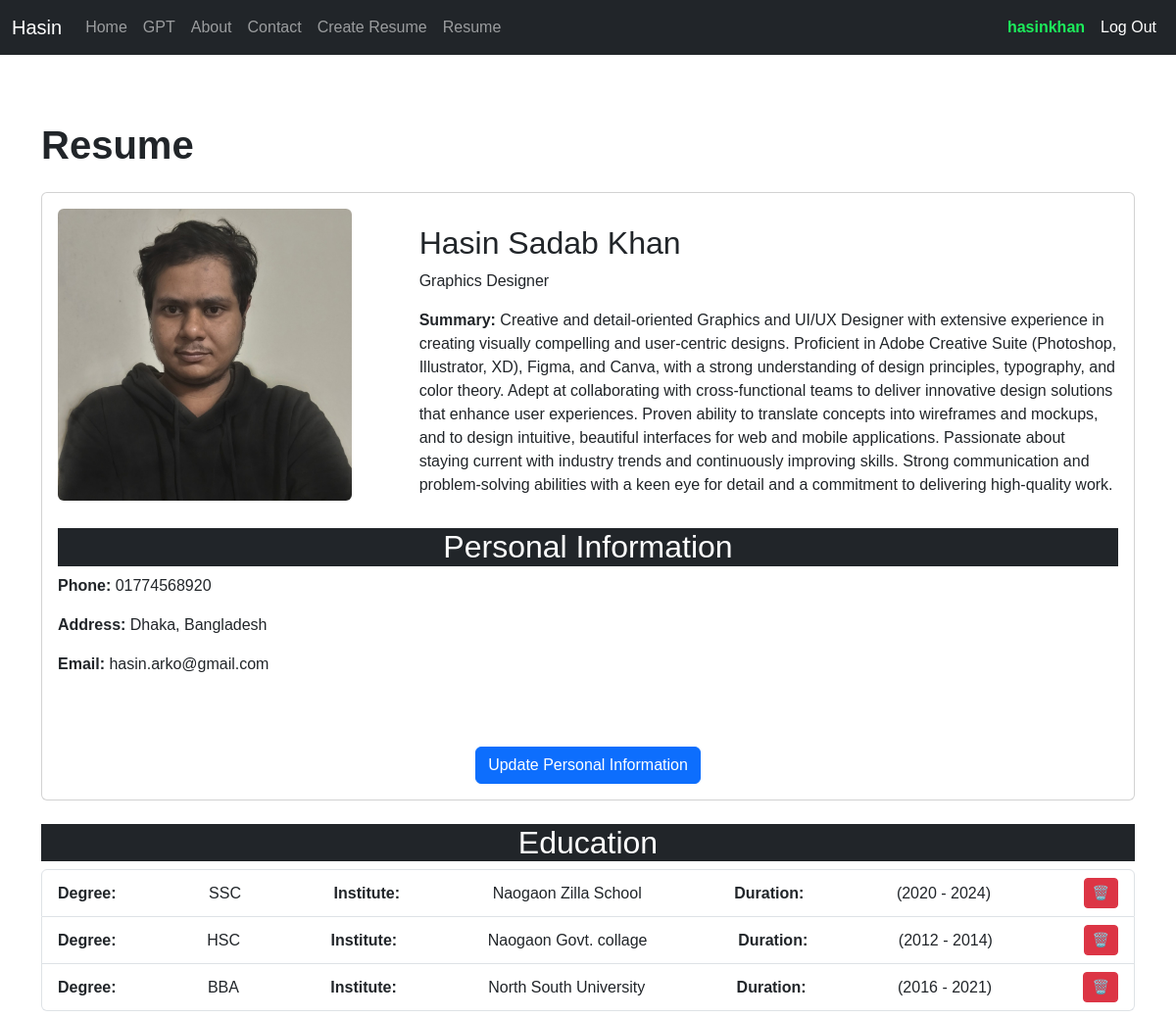
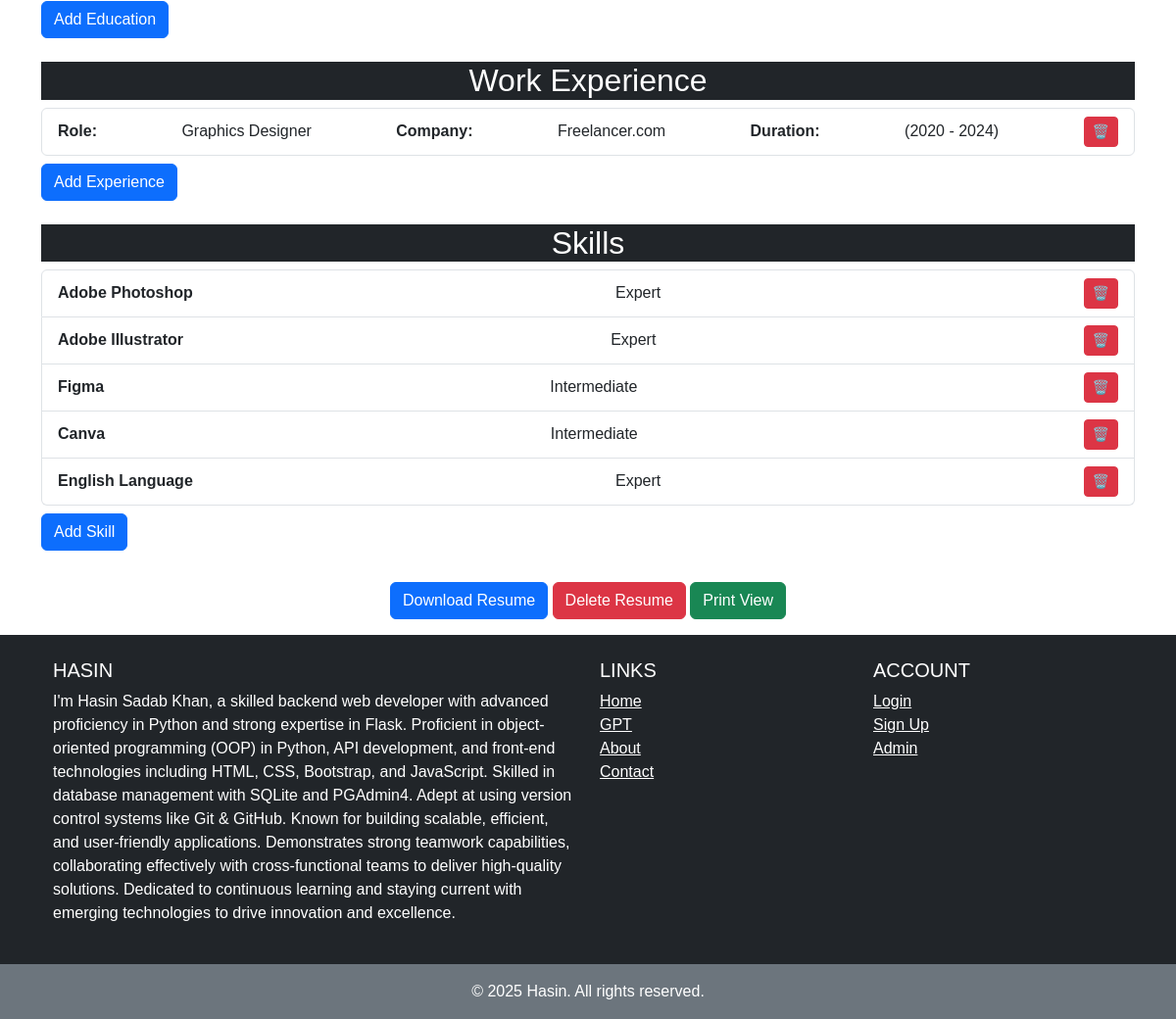
The app's page /resume_builder/resume/Arko Khan/ (signed in) with its own data (2 pictures, top to bottom).
### resume_builder/models.py (models this page shows, shortened)
class ResumeHead(models.Model):
    user = models.ForeignKey(User, on_delete=models.CASCADE)
    name = models.CharField(max_length=100)
    occupation = models.CharField(max_length=100, blank=True)
    dob = models.DateField()
    image = models.ImageField(upload_to='profile_pics', blank=True)
    summary = models.TextField()
    address = models.CharField(max_length=100)
    phone = models.CharField(max_length=20)

class ResumeEducation(models.Model):
    resume = models.ForeignKey(ResumeHead, on_delete=models.CASCADE)
    degree = models.CharField(max_length=100)
    institute = models.CharField(max_length=100)
    start_year = models.IntegerField()
    end_year = models.IntegerField()

class ResumeExperience(models.Model):
    resume = models.ForeignKey(ResumeHead, on_delete=models.CASCADE)
    title = models.CharField(max_length=100)
    company = models.CharField(max_length=100)
    start_year = models.IntegerField()
    end_year = models.IntegerField()

class ResumeSkill(models.Model):
    SKILL_LEVEL = (
        ('Beginner', 'Beginner'),
        ('Intermediate', 'Intermediate'),
        ('Expert', 'Expert')
    )
    resume = models.ForeignKey(ResumeHead, on_delete=models.CASCADE)
    skill = models.CharField(max_length=100)
    level = models.CharField(max_length=100, choices=SKILL_LEVEL, default='Beginner')

### resume_builder/views.py (the view)
# urls.py: path("resume/<str:username>/", resume, name="resume"),
def resume(request, username):
    try:
        user = User.objects.get(username=username)
        cv = ResumeHead.objects.get(user=user)
        education = ResumeEducation.objects.filter(resume=cv)
        experience = ResumeExperience.objects.filter(resume=cv)
        skills = ResumeSkill.objects.filter(resume=cv)
        context = {
            "resume": cv,
            "education": education,
            "experience": experience,
            "skills": skills
        }
    except:
        messages.warning(request,"Resume does not exist")
        return redirect("create_resume")
    return render(request, 'resume/resume.html', context=context)

### templates/resume/resume.html (shortened to what this page needs)
{% extends 'base.html' %}
{% block content %}
<div class="container mt-5">
    <h1 class="mb-4">Resume</h1>
    {% if resume %}
    <div class="card mb-4">
        <div class="card-body align-items-center">
            <div class="row">
                <div class="col-md-4">
                    <img src="{{ resume.image.url }}" alt="Profile Image" class="img-fluid rounded me-3" style="width: 300px; height: auto;">
                </div>
                <div class="col-md-8 mt-3">
                    <h2 class="card-title">{{ resume.name }}</h2>
                    <p>{{ resume.occupation }}</p>
                    <p class="mt-3"><strong>Summary:</strong> {{ resume.summary }}</p>
                </div>
            </div>
            <div class="row my-3">
                <div class="col-md-12">
                    <h2 class="text-center bg-dark text-white">Personal Information</h2>
                    <p><strong>Phone:</strong> {{ resume.phone }}</p>
                    <p><strong>Address:</strong> {{ resume.address }}</p>
                    <p><strong>Email:</strong> {{ user.email }}</p>
                </div>
            </div>
        </div>
        <div class="text-center my-3">
            <a href="{% url 'update_resume' %}" class="btn btn-primary mt-2" >Update Personal Information</a>
        </div>
    </div>
    {% endif %}
    <div class="mb-4">
        <h2 class="text-center bg-dark text-white">Education</h2>
        <ul class="list-group">
            {% for e in education %}
            <li class="list-group-item d-flex justify-content-between align-items-center">
               <strong>Degree:</strong> {{ e.degree }}  <strong>Institute:</strong> {{ e.institute }} <strong>Duration:</strong> ({{ e.start_year }} - {{ e.end_year }})
                <a href="{% url 'delete_education' e.pk %}" class="btn btn-danger btn-sm text-white">🗑️</a>
            </li>
            {% endfor %}
        </ul>
        <a href="{% url 'add_education' %}" class="btn btn-primary mt-2">Add Education</a>
    </div>
    <div class="mb-4">
        <h2 class="text-center bg-dark text-white">Work Experience</h2>
        <ul class="list-group">
            {% for w in experience %}
            <li class="list-group-item d-flex justify-content-between align-items-center">
                <strong>Role:</strong>{{ w.title }}  <strong>Company:</strong> {{ w.company }} <strong>Duration:</strong> ({{ w.start_year }} - {{ w.end_year }})
                <a href="{% url 'delete_experience' w.pk %}" class="btn btn-danger btn-sm">🗑️</a>
            </li>
            {% endfor %}
        </ul>
        <a href="{% url 'add_experience' %}" class="btn btn-primary mt-2">Add Experience</a>
    </div>
    <div class="mb-4">
        <h2 class="text-center bg-dark text-white">Skills</h2>
        <ul class="list-group">
            {% for s in skills %}
            <li class="list-group-item d-flex justify-content-between align-items-center">
                <strong>{{ s.skill }}</strong>  {{ s.level }}
                <a href="{% url 'delete_skill' s.pk %}" class="btn btn-danger btn-sm">🗑️</a>
            </li>
            {% endfor %}
        </ul>
        <a href="{% url 'add_skill' %}" class="btn btn-primary mt-2">Add Skill</a>
    </div>
    <div class="text-center my-3">
        <a href="{% url 'generate_pdf' user.username %}" class="btn btn-primary mt-2" >Download Resume</a>
        <a href="{% url 'delete_resume' %}" class="btn btn-danger mt-2" >Delete Resume</a>
        <a href="{% url 'download_resume' user.username %}" class="btn btn-success mt-2" >Print View</a>
    </div>
</div>
{% endblock %}

### templates/navigation.html (shortened to what this page needs)
<nav class="navbar navbar-expand-lg navbar-dark bg-dark">
    <div class="container-fluid">
        <a class="navbar-brand" href="{% url 'home' %}">Hasin</a>
        <div class="collapse navbar-collapse" id="navbarNav">
            <ul class="navbar-nav me-auto">
                <li class="nav-item">
                    <a class="nav-link" aria-current="page" href="{% url 'home' %}">Home</a>
                </li>
                <li class="nav-item">
                    <a class="nav-link" href="{% url 'open_ai' %}">GPT</a>
                </li>
                <li class="nav-item">
                    <a class="nav-link" href="{% url 'about' %}">About</a>
                </li>
                <li class="nav-item">
                    <a class="nav-link" href="{% url 'contact' %}">Contact</a>
                </li>
                {% if user.is_authenticated %}
                <li class="nav-item">
                    <a class="nav-link" href="{% url 'create_resume' %}">Create Resume</a>
                </li>
                <li class="nav-item">
                    <a class="nav-link" href="{% url 'resume' user.username %}">Resume</a>
                </li>
                {%endif%}
            </ul>
            <ul class="navbar-nav ms-auto">
                {% if user.is_authenticated %}
                <li class="nav-item">
                    <a class="nav-link user_name" href="#">{{user.username}}</a>
                </li>
                <li class="nav-item">
                    <a class="nav-link btn btn-danger text-white" href="{% url 'logout' %}">Log Out</a>
                </li>
                {%endif%}
            </ul>
        </div>
    </div>
</nav>

### static/style.css (style rules this page uses)
* { font-family: Arial, Helvetica, sans-serif; }
h1 { font-size: 2.5rem; font-weight: bold; padding-top: 20px; }
.user_name { color: #1ced5b !important; font-weight: bold; }

### records on screen
ResumeHead: image (picture), name "Hasin Sadab Khan", occupation "Graphics Designer", summary "Creative and detail-oriented Graphics and UI/UX Designer with extensive experience in creating visually compelling and user-centric designs. Proficient in Adobe Creative Suite (Photoshop, Illustrator, XD), Figma, and Canva, with a strong understanding of design principles, typography, and color theory. Adept at collaborating with cross-functional teams to deliver innovative design solutions that enhance user experiences. Proven ability to translate concepts into wireframes and mockups, and to design intuitive, beautiful interfaces for web and mobile applications. Passionate about staying current with industry trends and continuously improving skills. Strong communication and problem-solving…", phone "01774568920", address "Dhaka, Bangladesh"
ResumeEducation: degree "SSC", institute "Naogaon Zilla School", start_year "2020", end_year "2024"
ResumeEducation: degree "HSC", institute "Naogaon Govt. collage", start_year "2012", end_year "2014"
ResumeEducation: degree "BBA", institute "North South University", start_year "2016", end_year "2021"
ResumeExperience: title "Graphics Designer", company "Freelancer.com", start_year "2020", end_year "2024"
ResumeSkill: skill "Adobe Photoshop", level "Expert"
ResumeSkill: skill "Adobe Illustrator", level "Expert"
ResumeSkill: skill "Figma", level "Intermediate"
ResumeSkill: skill "Canva", level "Intermediate"
ResumeSkill: skill "English Language", level "Expert"

### other values on screen
{{ user.username }} "hasinkhan"
{{ user.email }} "hasin.arko@gmail.com"
